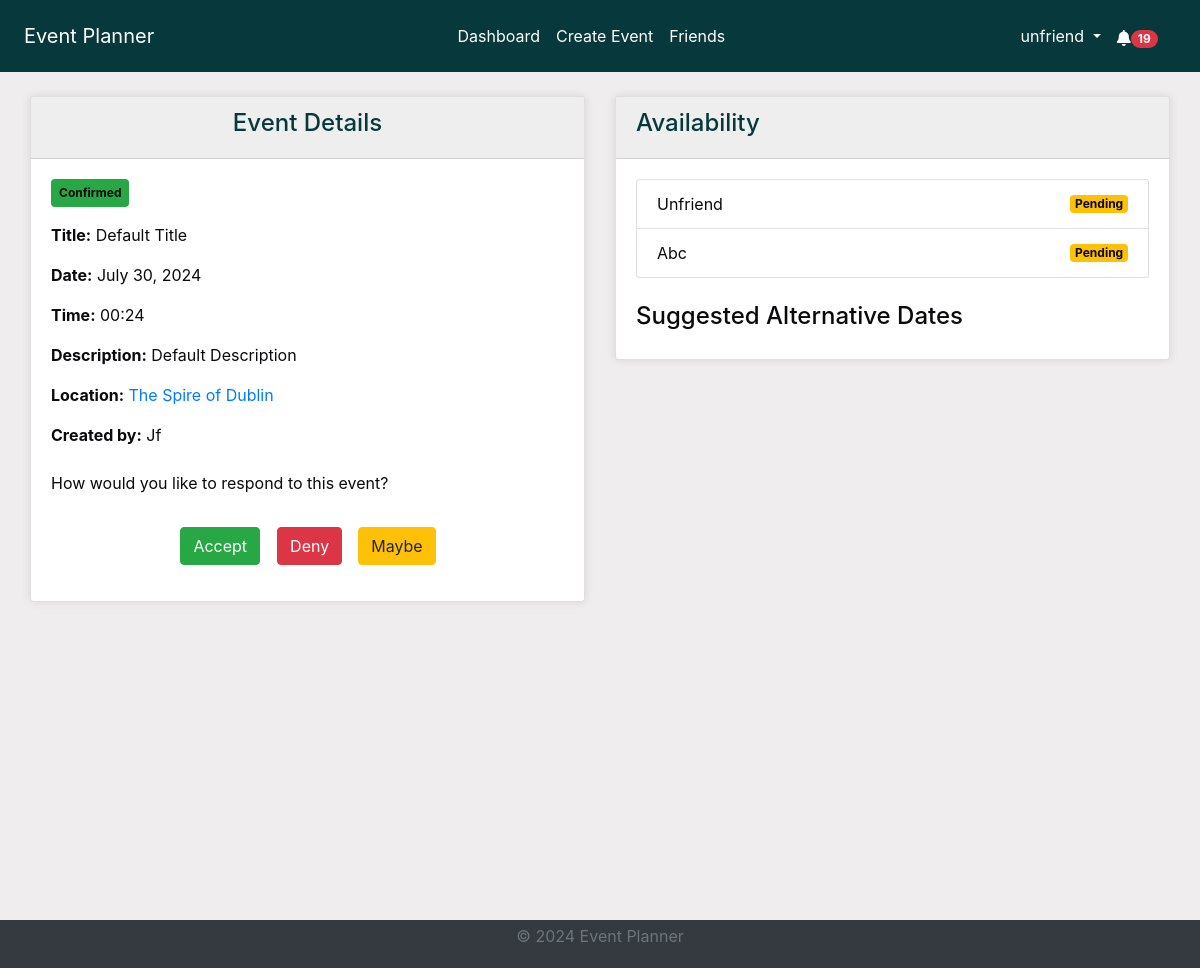
The page /events/details/265/ (signed in) on the database as committed earlier.
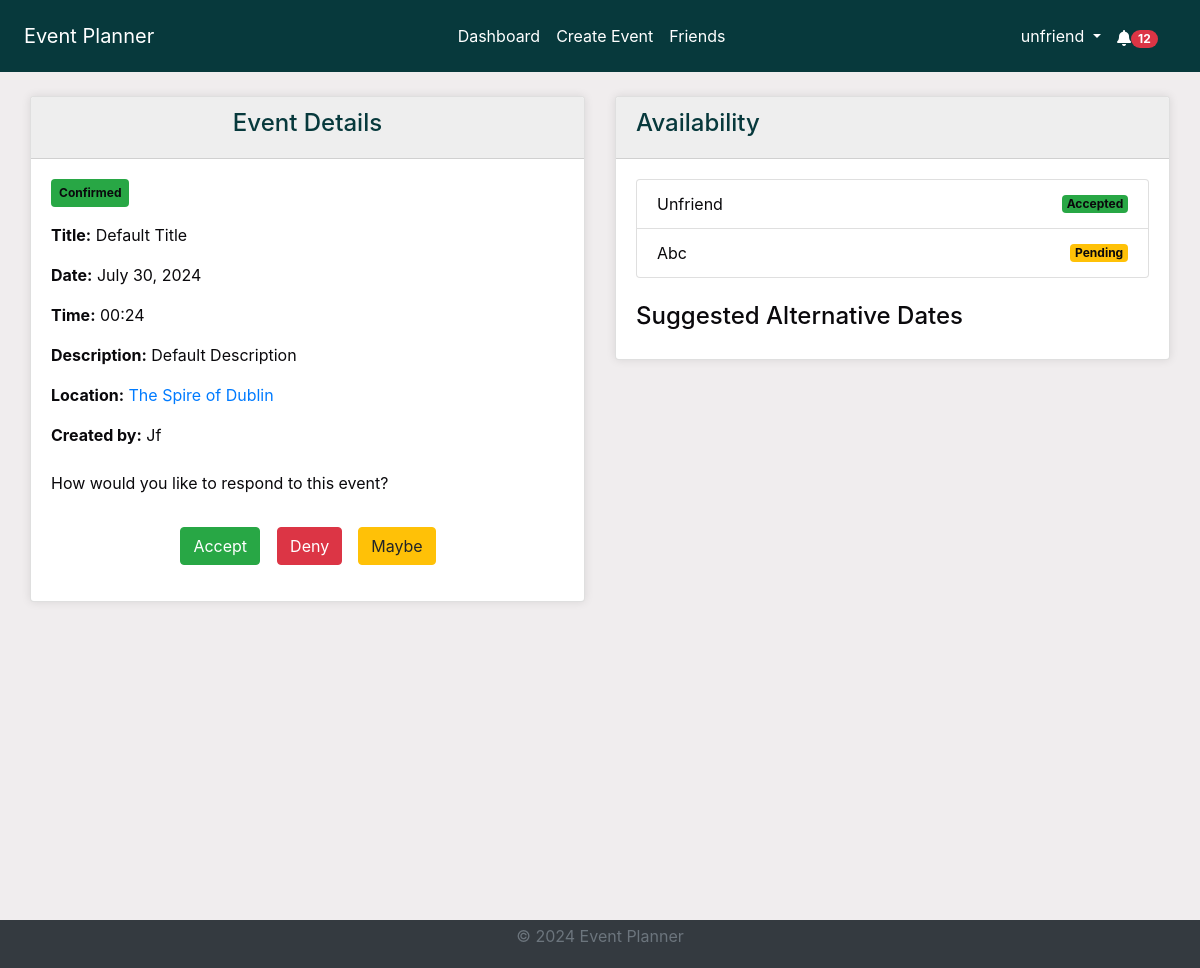
The same page on the database as committed later.
### invitations/models.py (models this page shows, shortened)
class Invitation(models.Model):
    STATUS_CHOICES = [
        ("Pending", "Pending"),
        ("Accepted", "Accepted"),
        ("Declined", "Declined"),
    ]
    event = models.ForeignKey(
        Event, on_delete=models.CASCADE, related_name="invitations"
    )
    user = models.ForeignKey(User, on_delete=models.CASCADE)
    status = models.CharField(
        max_length=20, choices=STATUS_CHOICES, default="Pending"
    )
    suggested_date = models.DateTimeField(null=True, blank=True)
    read = models.BooleanField(default=False)
    created_at = models.DateTimeField(auto_now_add=True)
    updated_at = models.DateTimeField(auto_now=True)

### events/views.py (the view, shortened to what this page needs)
# urls.py: path("<int:event_id>/", views.event_details, name="event_details"),
@login_required
def event_details(request, event_id):
    event = get_object_or_404(Event, id=event_id)
    invitations = Invitation.objects.filter(event=event)
    user_invitations = invitations.filter(user=request.user)
    user_invitations.update(read=True)
    Notification.objects.filter(
        event=event, user=request.user, read=False
    ).update(read=True)
    current_date = timezone.now().date()
    current_time = timezone.now().time()
    context = {
        "event": event,
        "invitations": invitations,
        "current_date": current_date,
        "current_time": current_time,
    }
    return render(request, "events/event_details.html", context)

### accounts/context_processors.py (called while the page is built)
def google_api_key(request):
    return {"GOOGLE_API_KEY": os.getenv("GOOGLE_API_KEY")}

### notifications/context_processors.py (called while the page is built)
def notifications(request):
    if request.user.is_authenticated:
        all_unread_notifications = Notification.objects.filter(
            user=request.user, read=False
        ).order_by("-created_at")
        unread_count = all_unread_notifications.count()
        recent_unread_notifications = all_unread_notifications[:8]
        return {
            "recent_unread_notifications": recent_unread_notifications,
            "unread_count": unread_count,
        }
    return {}

### templates/events/event_details.html (shortened to what this page needs)
{% extends 'base.html' %}
{% block content %}
<div class="container mt-2">
    <div class="row">
        <div class="col-md-6">
            <div class="card">
                <div class="card-header bg-primary text-white text-center">
                    <h4>Event Details</h4>
                </div>
                <div class="card-body">
                    <span class="badge bg-{{ event.status|lower }} mb-3">{{ event.status|capfirst }}</span>
                    <p><strong>Title:</strong> {{ event.title|title }}</p>
                    <p><strong>Date:</strong> {{ event.proposed_date|date:"F j, Y" }}</p>
                    <p><strong>Time:</strong> {{ event.proposed_date|time:"H:i" }}</p>
                    <p><strong>Description:</strong> {{ event.description|capfirst }}</p>
                    <p><strong>Location:</strong> <a href="https://www.google.com/maps/search/?api=1&query={{ event.location }}" target="_blank">{{ event.location|capfirst }}</a></p>
                    <p><strong>Created by:</strong> {{ event.created_by.username|capfirst }}</p>
                    {% if request.user == event.created_by %}
                    <div class="d-flex justify-content-between mt-3">
                        <a href="{% url 'edit_event' event.id %}" class="btn btn-warning"><i class="fas fa-edit"></i> Edit</a>
                        <button class="btn btn-danger delete-btn" data-event-id="{{ event.id }}"><i class="fas fa-trash-alt"></i> Delete</button>
                    </div>
                    {% else %}
                    <div class="mt-4">
                        <p>How would you like to respond to this event?</p>
                        <div class="d-flex justify-content-around">
                            <div class="d-flex align-items-center">
                                <form method="post" action="" class="d-inline">
                                    <button type="submit" class="btn btn-success">Accept</button>
                                </form>
                                <form method="post" action="" class="d-inline">
                                    <button type="submit" class="btn btn-danger">Deny</button>
                                </form>
                                <button class="btn btn-warning" onclick="openAlternateDateModal()">Maybe</button>
                            </div>
                        </div>
                    </div>
                    {% endif %}
                </div>
            </div>
        </div>
        <div class="col-md-6">
            <div class="card">
                <div class="card-header bg-secondary text-white">
                    <h4>Availability</h4>
                </div>
                <div class="card-body">
                    <ul class="list-group">
                        {% for invitation in event.invitations.all %}
                            <li class="list-group-item d-flex justify-content-between align-items-center">
                                {{ invitation.user.username|capfirst }}
                                <span class="badge bg-{{ invitation.status|lower }}">{{ invitation.status }}</span>
                            </li>
                        {% empty %}
                            <li class="list-group-item">No invitations sent.</li>
                        {% endfor %}
                    </ul>
                    <h4 class="mt-4">Suggested Alternative Dates</h4>
                </div>
            </div>
        </div>
    </div>
</div>
{% endblock %}

### templates/base.html (shortened to what this page needs)
<!DOCTYPE html>
<html lang="en">
<head>
    {% load static %}
    <link rel="stylesheet" href="https://stackpath.bootstrapcdn.com/bootstrap/4.5.2/css/bootstrap.min.css">
    <link rel="stylesheet" href="{% static 'css/styles.css' %}">
    <link rel="stylesheet" href="https://cdnjs.cloudflare.com/ajax/libs/font-awesome/5.15.4/css/all.min.css">
    <link rel="stylesheet" href="https://cdnjs.cloudflare.com/ajax/libs/fullcalendar/3.10.2/fullcalendar.min.css" />
</head>
<body class="c-app">
    <header class="c-header c-header-light c-header-fixed">
        <nav class="navbar navbar-expand-lg navbar-light">
            <a class="navbar-brand" href="{% url 'home' %}">Event Planner</a>
            <div class="collapse navbar-collapse" id="navbarSupportedContent">
                {% if user.is_authenticated %}
                <ul class="navbar-nav mx-auto">
                    <li class="nav-item {% if request.resolver_match.url_name == 'dashboard' %}active{% endif %}">
                        <a class="nav-link" href="{% url 'dashboard' %}">Dashboard</a>
                    </li>
                    <li class="nav-item {% if request.resolver_match.url_name == 'create_event' %}active{% endif %}">
                        <a class="nav-link" href="{% url 'create_event' %}">Create Event</a>
                    </li>
                    <li class="nav-item {% if request.resolver_match.url_name == 'friends_page' %}active{% endif %}">
                        <a class="nav-link" href="{% url 'friends_page' %}">Friends</a>
                    </li>
                    {% endif %}
                </ul>
                {% if user.is_authenticated %}
                <ul class="navbar-nav d-flex">
                    <li class="nav-item dropdown">
                        <a class="nav-link dropdown-toggle" href="#" id="profileLink" role="button" data-toggle="dropdown" aria-haspopup="true" aria-expanded="false">
                            {{ user.username }}
                        </a>
                    </li>
                </ul>
                {% endif %}
            </div>
            {% if user.is_authenticated %}
                <ul class="navbar-nav ml-auto d-flex">
                    <li class="nav-item">
                        <a class="nav-link" href="#" id="notificationBell" role="button" data-toggle="dropdown" aria-haspopup="true" aria-expanded="false">
                            <i class="fas fa-bell"></i>
                            {% if unread_count > 0 %}
                                <span class="badge badge-pill badge-danger">{{ unread_count }}</span>
                            {% endif %}
                        </a>
                    </li>
                </ul>
            {% endif %}
        </nav>
    </header>
    <main class="c-main">
        <div class="container-fluid">
            <div class="fade-in">
                {% block content %}{% endblock %}
            </div>
        </div>
    </main>
    <footer class="footer py-1">
        <div class="container text-center">
            <p class="text-muted">&copy; 2024 Event Planner</p>
        </div>
    </footer>
</body>
</html>

Rows that differ between the two databases and show on the page:
changed Invitation "Unfriend": status "Pending" → "Accepted"
Other text that changed with them:
{{ unread_count }}: "19" → "12"
